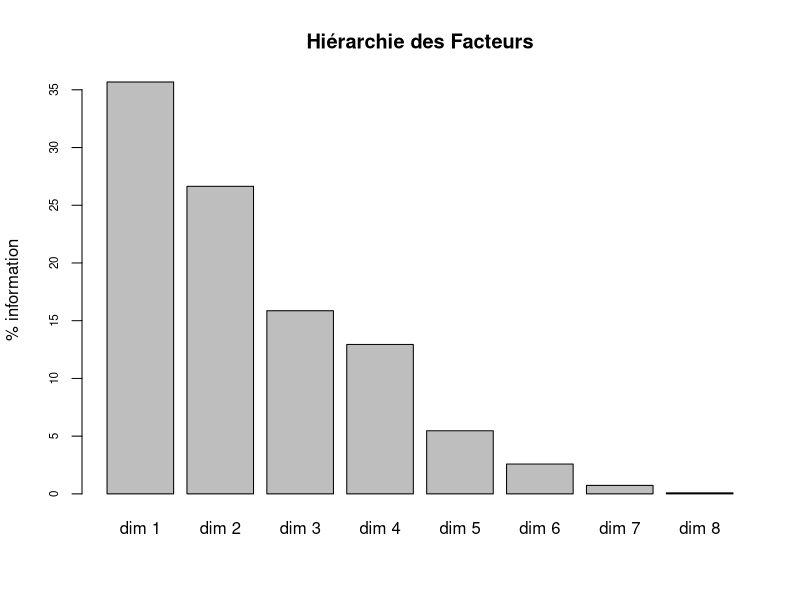
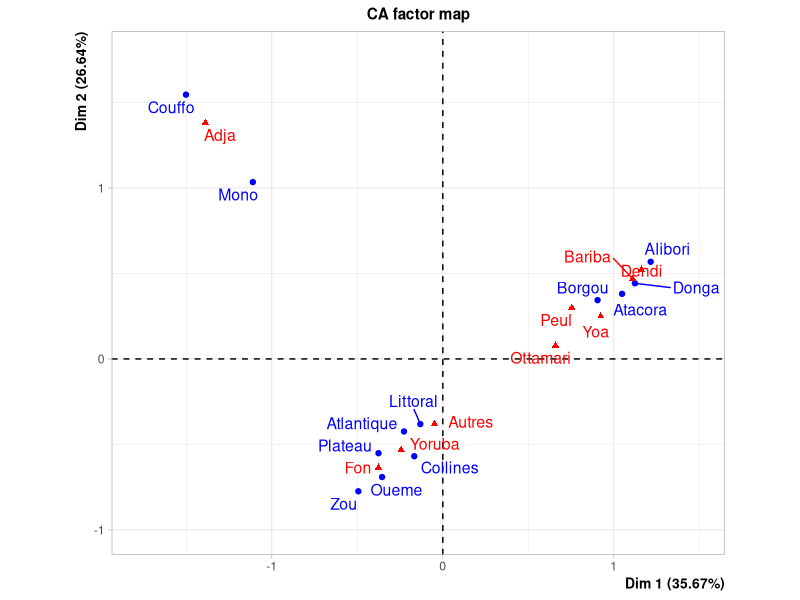
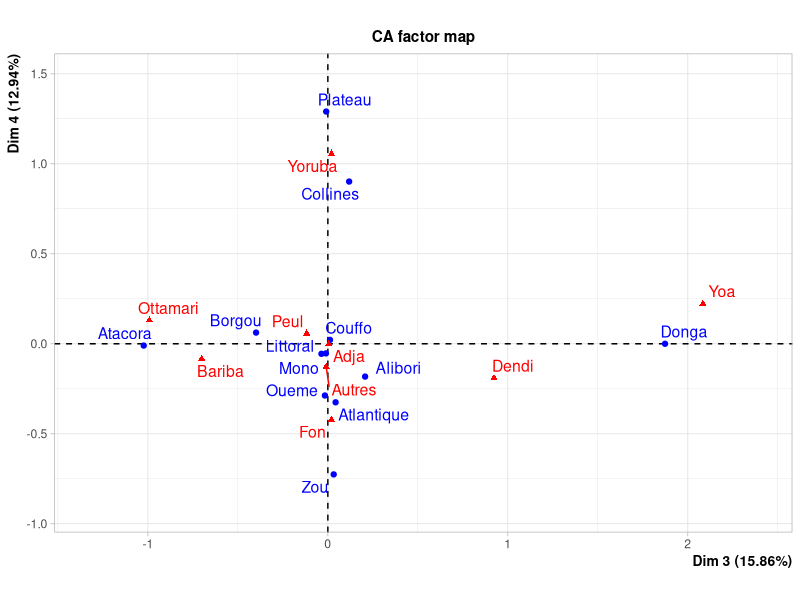

R code for these plots, in order:
## ---- chunk 1
knitr::opts_chunk$set(echo = FALSE)
library(knitr,quietly = T,warn.conflicts = T)
library(dplyr,quietly = T,warn.conflicts = T)
#library(reshape2,quietly = T,warn.conflicts = T)
#library(ggplot2,quietly = T,warn.conflicts = T)
#library(kableExtra)
library(FactoMineR)
## ---- chunk 2
don<-read.csv2("LAN-BENIN-2002/LAN-BENIN-2002-NIV1.csv")
#kable(don,caption = "Tableau de données original")
don
## ---- chunk 3
tab<-as.matrix(don[,3:11])
row.names(tab)<-don$admin1
#kable(addmargins(tab),caption="Tableau de contingence (Nij)")

## ---- chunk 4
tabrow<-100*prop.table(tab, margin=1)
kable(addmargins(tabrow,2), caption = "Profils en ligne (Nij/Ni.) en %", digits=1)
## ---- chunk 5
tabcol<-100*prop.table(tab, margin=2)
kable(addmargins(tabcol,1), caption = "Profils en colonnes (Nij/N.j) en %", digits=1)
## ---- chunk 6
tabtot<-100*tab/sum(tab)
kable(addmargins(tabtot), caption = "Part du total (Nij/N..) en %", digits=1)
## ---- chunk 7
test<-chisq.test(tab)
test
## ---- chunk 8
tabest<-as.matrix(test$expected)
kable(addmargins(tabest), caption = "Valeurs théoriques N*ij = (Nij x N.j) /N..", digits=1)
## ---- chunk 9
tabres<-tab-tabest
kable(addmargins(tabres), caption = "Résidus absolus (Nij - N*ij)", digits=1)
## ---- chunk 10
tabchi2<-((tab-tabest)**2)/tabest
kable(addmargins(tabchi2), caption = "Chi_2 = (Nij-N*ij)2 / N*ij", digits=1)
## ---- chunk 11
tabchi2ctr<-100*tabchi2/sum(tabchi2)
kable(addmargins(tabchi2ctr), caption = "% du chi_2 total du tableau (contribution)", digits=2)
## ---- chunk 12
afc<-CA(tab,graph = F)
## ---- chunk 13
barplot(afc$eig[,2],ylab = "% information", main="Hiérarchie des Facteurs",cex.axis = 0.7)
kable(afc$eig,
      col.names = c("Valeur propre", "% variance", "% variance cumulée"),
      digits=2,
      caption = "Tableau des valeurs propres")
## ---- chunk 14
coo_1<-afc$col$coord[,1]
coo_2<-afc$col$coord[,2]
coo_3<-afc$col$coord[,3]
coo_4<-afc$col$coord[,4]
ctr_1<-afc$col$contrib[,1]
ctr_2<-afc$col$contrib[,2]
ctr_3<-afc$col$contrib[,3]
ctr_4<-afc$col$contrib[,4]
cos2_1<-afc$col$cos2[,1]
cos2_2<-afc$col$cos2[,2]
cos2_3<-afc$col$cos2[,3]
cos2_4<-afc$col$cos2[,4]

df<-data.frame(coo_1,ctr_1,cos2_1,coo_2,ctr_2,cos2_2,coo_3,ctr_3,cos2_3, coo_4, ctr_4,cos2_4)
kable(df,digits = 2,
      caption = "Relations entre colonnes et facteurs"
      )
## ---- chunk 15
coo_1<-afc$row$coord[,1]
coo_2<-afc$row$coord[,2]
coo_3<-afc$row$coord[,3]
coo_4<-afc$row$coord[,4]
ctr_1<-afc$row$contrib[,1]
ctr_2<-afc$row$contrib[,2]
ctr_3<-afc$row$contrib[,3]
ctr_4<-afc$row$contrib[,4]
cos2_1<-afc$row$cos2[,1]
cos2_2<-afc$row$cos2[,2]
cos2_3<-afc$row$cos2[,3]
cos2_4<-afc$row$cos2[,4]

df<-data.frame(coo_1,ctr_1,cos2_1,coo_2,ctr_2,cos2_2,coo_3,ctr_3,cos2_3, coo_4, ctr_4,cos2_4)
kable(df,digits = 2,
      caption = "Relations entre lignes et facteurs"
      )
## ---- chunk 16
plot.CA(afc)
## ---- chunk 17
plot.CA(afc,axes = c(3,4))
